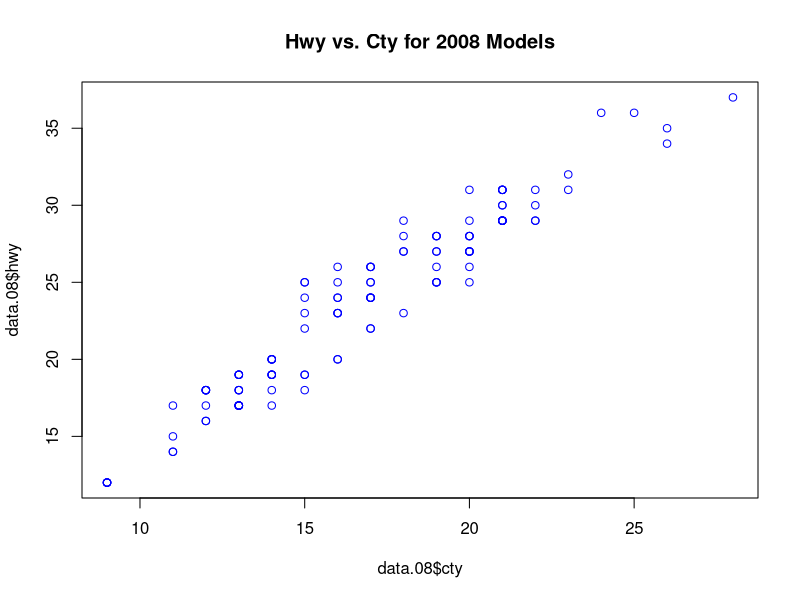

Recreate this plot in R.
# 1- cargar el dataset mpg
# 2- ver las 6 primeras rows
# 3- calcular la media de 'cty' para coches compactos
# 4- crear un nuevo dataframe con 5 variables

# 1- cargar el dataset mpg
install.packages("tidyverse", dependencies = TRUE)
library(tidyverse)
data.00 <- mpg
View(data.00)

# 2. ver las 6 primeras rows; do it 2 different ways
slice(data.00, 1:6)
head(data.00)
data.00[1:6,]

# 3. calcular la media de 'cty' para coches compactos
###  Answer: 20.1
data.00 %>%
  select(class, cty) %>% # subset to only desired variables
  group_by(class) %>% # to collect all vehicles of same class in the calculation
  summarise(mean.cty = mean(cty)) %>% # calculates mean of cty for each class
  filter(class == 'compact')


# 4. crear un nuevo dataframe con 5 variables: 
###       manufacturer, class, cty, mean.hwy, and hwy.per.cyl. 
#    mean.hwy should be the average of 'hwy' for each manufacturer's classes of vehicles,
###       by number of cylinders. 
#    hwy.per.cyl should be the average ratio of hwy to cyl for each manufacturer's classes
###       of vehicles, by number of cylinders.
#    Each manufactuer/class/cyl combination should have only one record in the dataframe.
new.data <- data.00 %>%
  mutate(hwy.to.cyl = hwy / cyl) %>%
  group_by(manufacturer, class, cyl) %>%
  summarise(mean.hwy = mean(hwy), hwy.per.cyl = mean(hwy.to.cyl)) %>%
  select(manufacturer, class, cyl, mean.hwy, hwy.per.cyl)



# 5. Plot 'hwy' against 'cty' for all 2008 models.
data.08 <- data.00 %>%
  filter(year == '2008') %>%
  select(hwy, cty)
plot(data.08$cty, data.08$hwy, type = 'p', col = 'blue',
     main = 'Hwy vs. Cty for 2008 Models')

